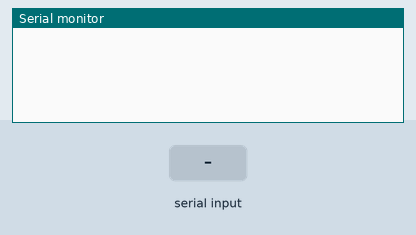
Simulated run of this sketch. Board: Arduino Uno, built with avr-gcc and run on an emulated ATmega328P. Shown: the last lines printed to the serial monitor. The test bench sets the inputs (shaded band).

Above: at 1.2 s.
1.3 s: "90,45\n" received over Serial
At 2.1 s:
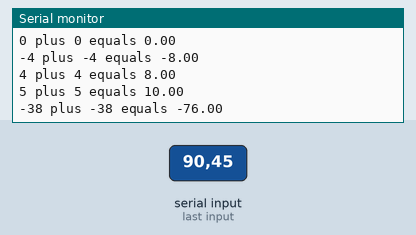
2.8 s: "30,150\n" received over Serial
At 4.0 s:
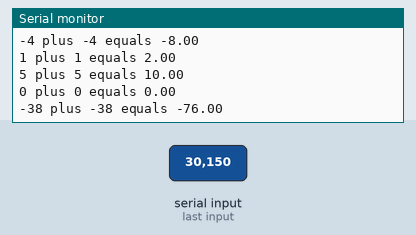
Timing chart, 0 to 5.8 s (numbered marks = the images above; inputs shaded):
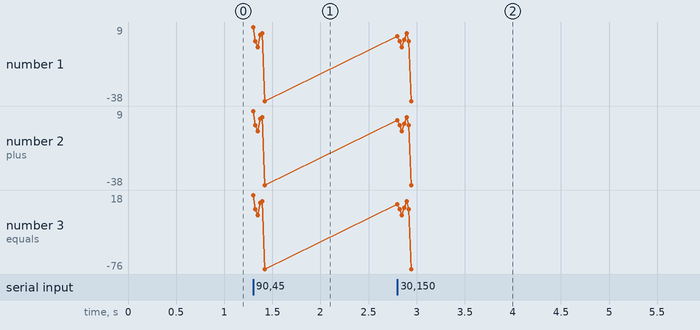

The sketch:

hackduino3.ino
```cpp
int a = 0;
float c = 0;

void setup()
{
  Serial.begin(9600);
}

void loop()
{
  if (Serial.available() > 0)
  {
    a = Serial.read();
    a = a - 48;

    c = a + a;           // you could use + - / * %
    Serial.print(a);
    Serial.print(" plus ");
    Serial.print(a);
    Serial.print(" equals ");
    Serial.println(c);
  }
}
```

Measured:
- after the input at 1.3 s, the serial monitor: prints a new line at once (image 1)
- after the input at 2.8 s, the serial monitor: prints a new line at once (image 2)
